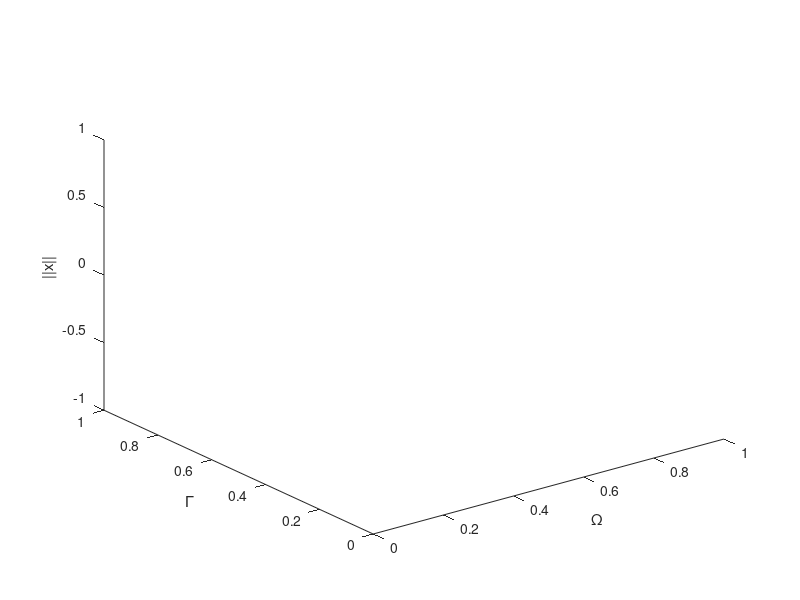

Source code (MATLAB): (Note: this script raises an error after producing the figure.)
% DUFFING_DEMO Run a series of continuations on a Duffing equation

% Written by David A.W. Barton (david.barton@bristol.ac.uk) 2015
% Adapted by Ludovic Renson (l.renson@imperial.ac.uk) 2023

% Create a figure for plotting
figure;    
ax = gca();
hold(ax, 'on');
xlabel(ax, '\Omega');
ylabel(ax, '\Gamma');
zlabel(ax, '||x||');
view(ax, 3);

%% Generate an initial solution by simulation

p0 = [180, 50, 10^5, 3400, 2.7 * 10^6, 0.1, 320, 0.365, 0.033, 0.07, 0.1*(500/9)^2]'; % Initial parameter values
sol = ode45(@(t, x)Suspension(t, x, p0), [0, 10], zeros(4, 1), odeset('RelTol', 1e-8)); % Simulate
t0 = linspace(0, 1, 101)'; % 101 data points initially
%x0 = deval(sol, sol.x(end) - t0(end) + t0)'; % Interpolate to get the required data

x0 = zeros(length(t0), 4);

%% Do an initial continuation in p2 to generate starting points for further continuation

% Create an empty COCO problem structure
prob = coco_prob();

% Tell COCO that it is a non-autonomous (time varying) problem
prob = coco_set(prob, 'ode', 'autonomous', false);

% Increase the number of mesh points used
prob = coco_set(prob, 'coll', 'NTST', 60);

% Turn adaptive meshing on (adapt every n steps)
prob = coco_set(prob, 'cont', 'NAdapt', 5); % Adapt every 5 steps

% Decrease the maximum step size
prob = coco_set(prob, 'cont', 'h_max', 1);

% Create a continuation problem: start with an isol (initial solution -
% user provided) and do a po continuation (periodic orbit), hence use
% the "isol2po" function
prob = ode_isol2po(prob, ...
    '', ...           % OID - only used if embedding this problem in a larger problem
    @Suspension, ...     % Right-hand side of equations of motion (optionally the derivatives can also be provided to improve speed)
    t0, ...           % Mesh for the initial solution
    x0, ...           % Initial solution
    {'Ms', 'Mu', 'Ks', 'Cs', 'Kt', 'H', 'vCar', 'A', 'mew', 'lamda', 'scaling'}, ... % Parameter names
    p0);              % Initial parameter values

% Add a user defined event to output the values at certain parameter values
prob = coco_add_event(prob, 'UZ', 'vCar', [100, 150, 200, 250, 300]); % Output when Gamma = 0.05, 0.1 or 0.2

% Tell COCO to store extra information about the periodic orbits
prob = coco_add_slot(prob, 'slot_bd_min_max', @slot_bd_min_max, [], 'bddat');
%prob = coco_add_slot(prob, 'slot_bd_l2', @slot_bd_l2, [], 'bddat');

% Run COCO with the provided continuation problem
bd0 = coco(prob, ...
    'run0', ...             % Name of the continuation run (arbitrary) used for future references
    [], ...                 % Continuation problem is already defined by ode_isol2ep so this term is empty
    'vCar', ...            % Continuation parameter
    [100, 150, 200, 250, 300]);          % Parameter range of interest

% Get the data for plotting
p1 = coco_bd_col(bd0, 'vCar'); % Get the Omega parameter
p2 = coco_bd_col(bd0, 'Ks'); % Get the Gamma parameter
x_max = coco_bd_col(bd0, 'x_max')';   % Get the state vector
stab = coco_bd_col(bd0, 'po.test.USTAB') == 0; % Get the stability

% Plot
plot3(ax, p1, p2, x_max(1, :), 'k-'); % The branch
plot3(ax, p1(stab), p2(stab), x_max(1, stab), 'b.'); % Stable solutions
plot3(ax, p1(~stab), p2(~stab), x_max(1, ~stab), 'r.'); % Unstable solutions
drawnow;